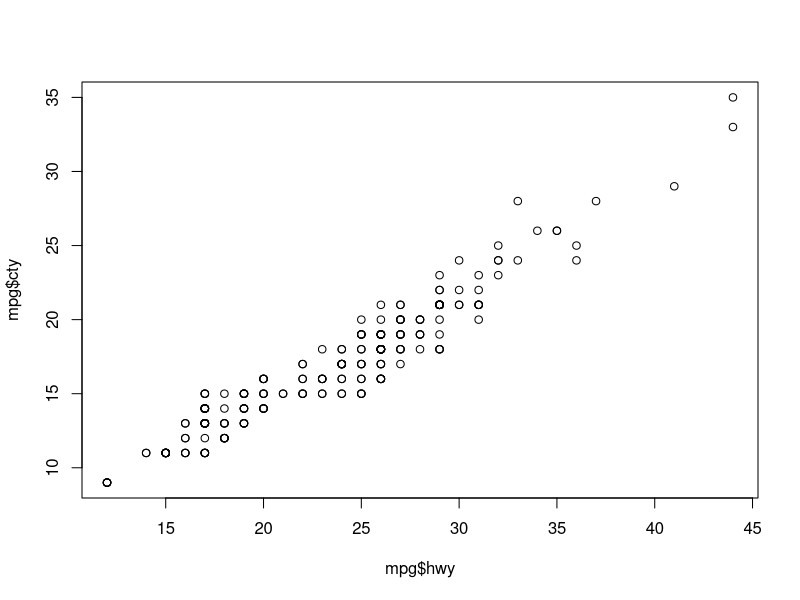
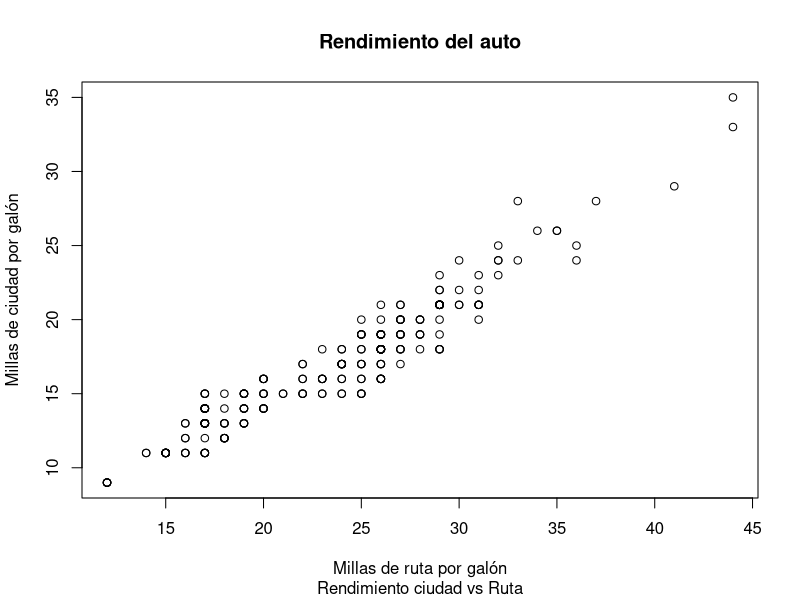
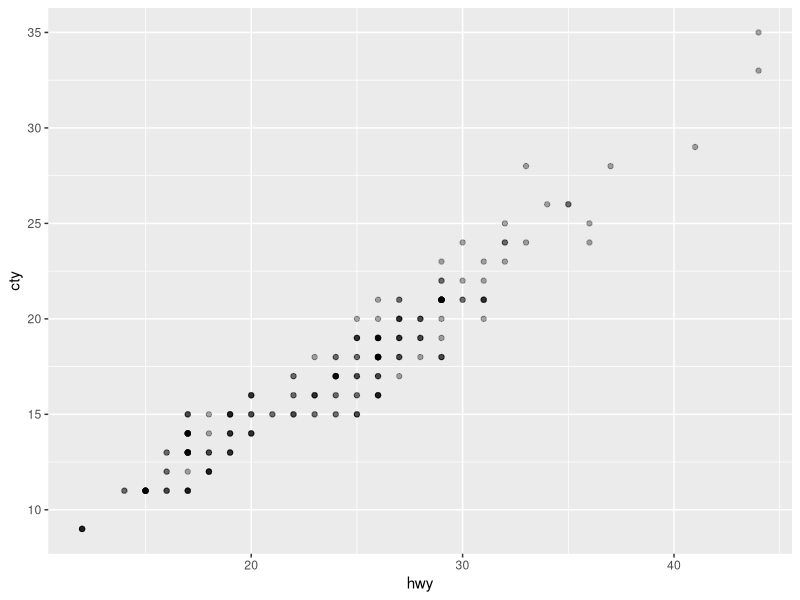
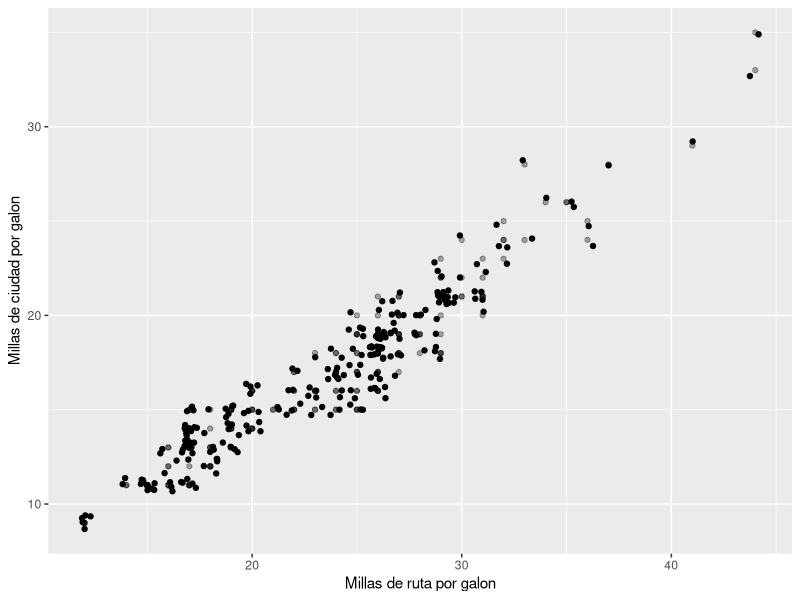
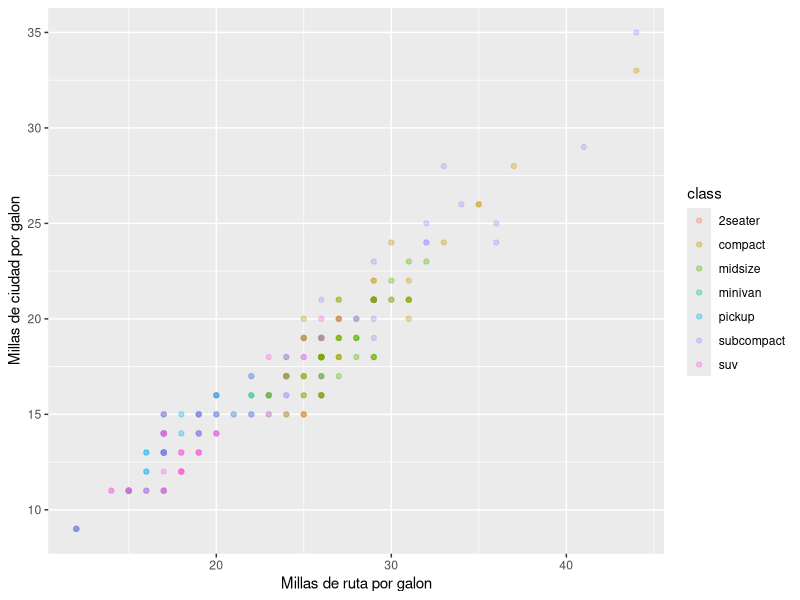
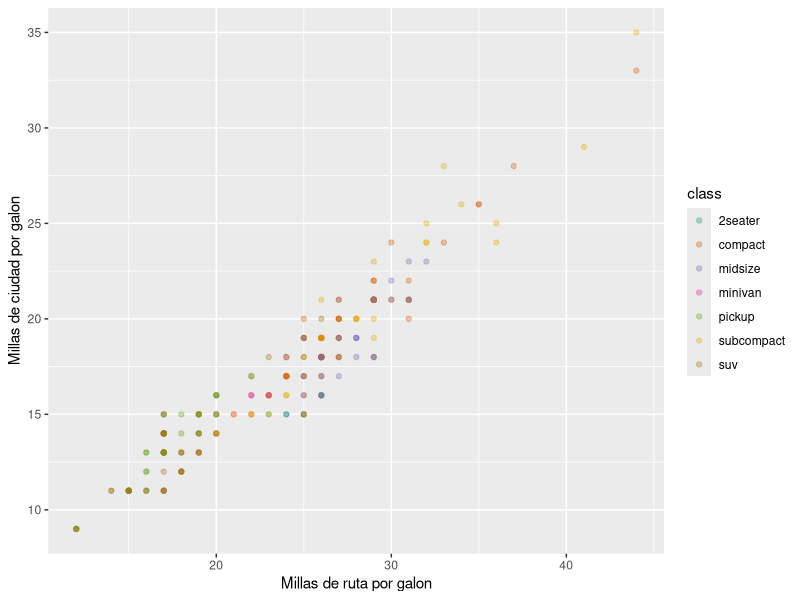
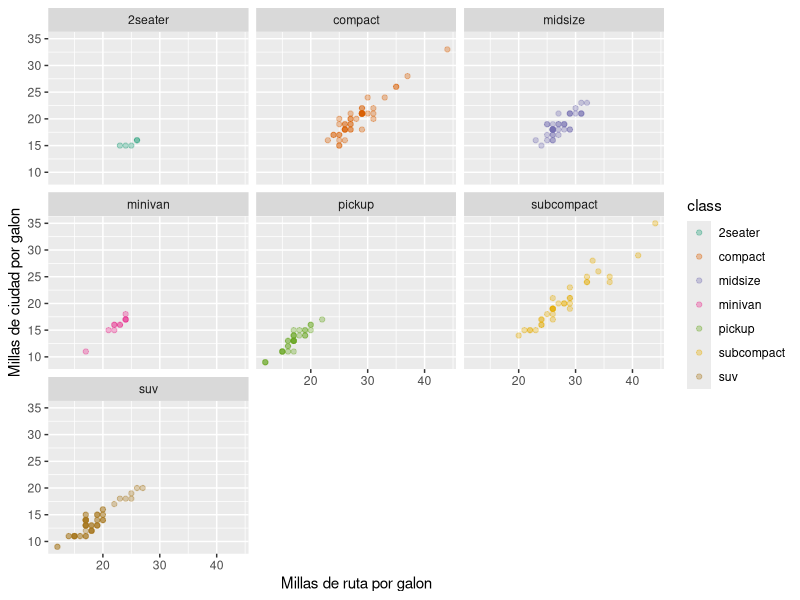

Recreate these plots in R, in order.
## ---- chunk 1
knitr::opts_chunk$set(echo = TRUE)
## ---- chunk 2
library("ggplot2")

plot(mpg$hwy, mpg$cty)

## ---- chunk 3
library ("ggplot2")

plot(mpg$hwy, mpg$cty, main = "Rendimiento del auto",xlab = "Millas de ruta por galón", ylab = "Millas de ciudad por galón", sub = "Rendimiento ciudad vs Ruta")

## ---- chunk 4

ggplot(mpg, aes(x = hwy, y = cty) )+
 geom_point(alpha = 1 / 3)

## ---- chunk 5

ggplot(mpg, aes(x = hwy, y = cty) )+
 geom_point(alpha = 1 / 3)+
  labs(x = "Millas de ruta por galon", y = "Millas de ciudad por galon")+
   geom_jitter()

## ---- chunk 6
ggplot(mpg, aes(x = hwy, y = cty, colour = class))+
 geom_point(alpha = 1 / 3)+
  labs(x = "Millas de ruta por galon", y = "Millas de ciudad por galon")

## ---- chunk 7
ggplot(mpg, aes(x = hwy, y = cty, colour = class))+
 geom_point(alpha = 1 / 3)+
  labs(x = "Millas de ruta por galon", y = "Millas de ciudad por galon")+
   scale_colour_brewer(palette = "Dark2")
## ---- chunk 8
ggplot(mpg, aes(x = hwy, y = cty, colour = class))+
 geom_point(alpha = 1 / 3)+
  labs(x = "Millas de ruta por galon", y = "Millas de ciudad por galon")+
 scale_colour_brewer(palette = "Dark2")+
 facet_wrap(vars(class))
